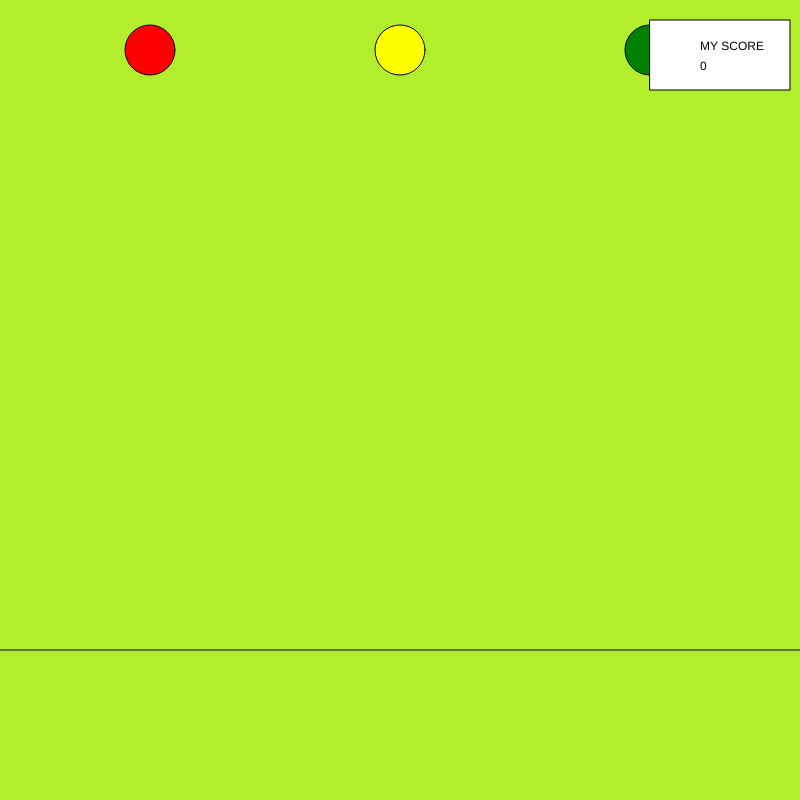
Frame 1 (no input)
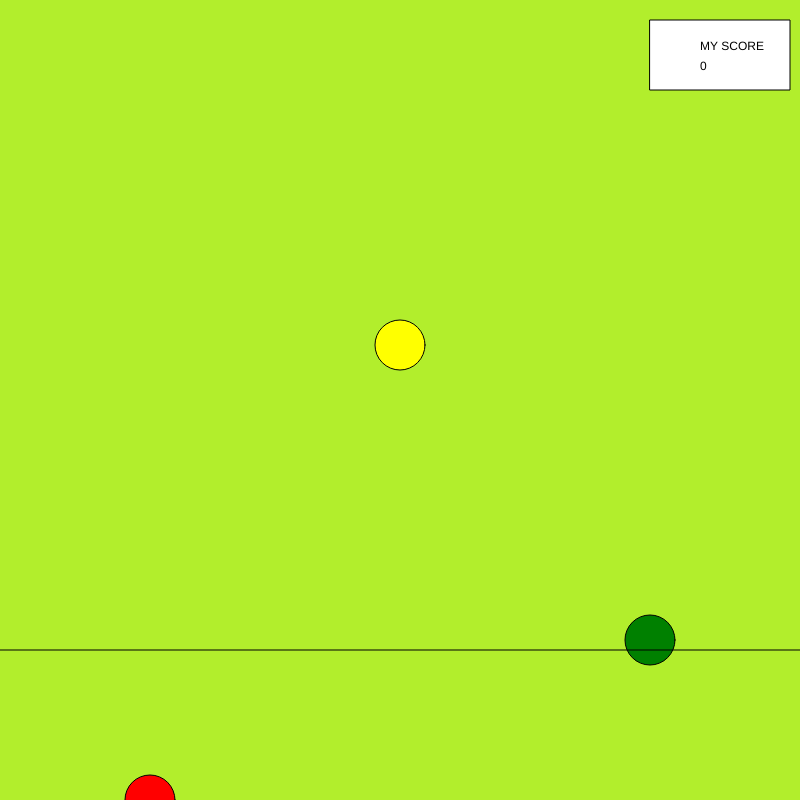
Frame 60 (no input)
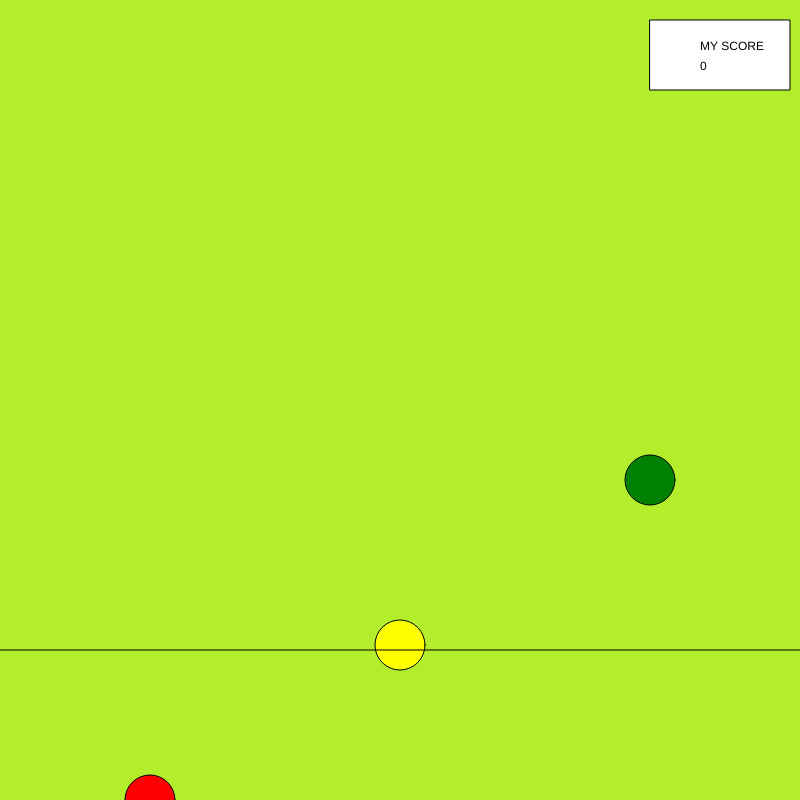
Frame 120 (the mouse pressed at the canvas centre since frame 60)

The p5.js sketch that drew these frames (run headless with seeded random() and noise() and a simulated clock; from frame 60 on, the mouse is pressed at the canvas centre):

// p5.js sketch
// ── sketch.js
var score = 0
var ball1 = 50
var ball2 = 50
var ball3 = 50

function setup() {
  createCanvas(800, 800);
}

function draw() {
  background('#B2EE2C');
  fill('yellow')
  ellipse(400, ball1,50)
  ball1 = ball1 + 5
  if(ball1 > 800) {
    ball1 = 50
  }
  fill('red')
  ellipse(150,ball2,50)
  ball2 = ball2 + 750
  if(ball2 > 800) { ball2= 50}
fill('green')
 ellipse(650,ball3,50)
 ball3 = ball3 + 10
 if(ball3 > 800) {ball3=50}
   
  
  
  line(800,650,0,650)
  
  fill('')
  rect(650,20,140,70)
  fill(0)
  text ('MY SCORE' ,700,50 )
  text (score, 700,70)
  
  
  
  
  
}

function keyPressed () {
if(key == 's' && ball1 > 650 ) {score = score + 25 }    
  
if(key == 'a' && ball2 > 650 ) { score = score + 25 }    
  
if(key == 'd' && ball3 > 650 ) {score = score + 25   }    
  
  
  
  
  }
